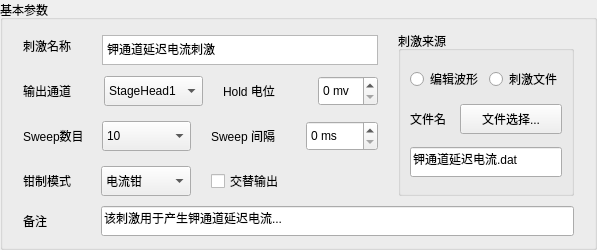
       <widget class="QGroupBox" name="groupBox_4">
        <property name="sizePolicy">
         <sizepolicy hsizetype="Preferred" vsizetype="Expanding">
          <horstretch>0</horstretch>
          <verstretch>0</verstretch>
         </sizepolicy>
        </property>
        <property name="minimumSize">
         <size>
          <width>0</width>
          <height>240</height>
         </size>
        </property>
        <property name="title">
         <string>基本参数</string>
        </property>
        <layout class="QGridLayout" name="gridLayout_9">
         <property name="leftMargin">
          <number>20</number>
         </property>
         <property name="rightMargin">
          <number>20</number>
         </property>
         <property name="verticalSpacing">
          <number>10</number>
         </property>
         <item row="0" column="0">
          <layout class="QVBoxLayout" name="verticalLayout_10">
           <property name="spacing">
            <number>10</number>
           </property>
           <item>
            <layout class="QHBoxLayout" name="horizontalLayout_11">
             <property name="spacing">
              <number>20</number>
             </property>
             <item>
              <layout class="QVBoxLayout" name="verticalLayout">
               <property name="spacing">
                <number>15</number>
               </property>
               <item>
                <layout class="QHBoxLayout" name="horizontalLayout">
                 <property name="spacing">
                  <number>4</number>
                 </property>
                 <item>
                  <widget class="QLabel" name="label">
                   <property name="sizePolicy">
                    <sizepolicy hsizetype="Fixed" vsizetype="Preferred">
                     <horstretch>0</horstretch>
                     <verstretch>0</verstretch>
                    </sizepolicy>
                   </property>
                   <property name="minimumSize">
                    <size>
                     <width>75</width>
                     <height>0</height>
                    </size>
                   </property>
                   <property name="maximumSize">
                    <size>
                     <width>75</width>
                     <height>16777215</height>
                    </size>
                   </property>
                   <property name="text">
                    <string>刺激名称</string>
                   </property>
                  </widget>
                 </item>
                 <item>
                  <widget class="QTextEdit" name="textEdit">
                   <property name="sizePolicy">
                    <sizepolicy hsizetype="Expanding" vsizetype="Fixed">
                     <horstretch>0</horstretch>
                     <verstretch>0</verstretch>
                    </sizepolicy>
                   </property>
                   <property name="minimumSize">
                    <size>
                     <width>0</width>
                     <height>30</height>
                    </size>
                   </property>
                   <property name="maximumSize">
                    <size>
                     <width>16777215</width>
                     <height>21</height>
                    </size>
                   </property>
                   <property name="html">
                    <string>&lt;!DOCTYPE HTML PUBLIC &quot;-//W3C//DTD HTML 4.0//EN&quot; &quot;http://www.w3.org/TR/REC-html40/strict.dtd&quot;&gt;
&lt;html&gt;&lt;head&gt;&lt;meta name=&quot;qrichtext&quot; content=&quot;1&quot; /&gt;&lt;meta charset=&quot;utf-8&quot; /&gt;&lt;style type=&quot;text/css&quot;&gt;
p, li { white-space: pre-wrap; }
hr { height: 1px; border-width: 0; }
li.unchecked::marker { content: &quot;\2610&quot;; }
li.checked::marker { content: &quot;\2612&quot;; }
&lt;/style&gt;&lt;/head&gt;&lt;body style=&quot; font-family:'Microsoft YaHei UI'; font-size:9pt; font-weight:400; font-style:normal;&quot;&gt;
&lt;p style=&quot; margin-top:0px; margin-bottom:0px; margin-left:0px; margin-right:0px; -qt-block-indent:0; text-indent:0px;&quot;&gt;钾通道延迟电流刺激&lt;/p&gt;&lt;/body&gt;&lt;/html&gt;</string>
                   </property>
                  </widget>
                 </item>
                </layout>
               </item>
               <item>
                <layout class="QHBoxLayout" name="horizontalLayout_5">
                 <property name="spacing">
                  <number>20</number>
                 </property>
                 <item>
                  <layout class="QHBoxLayout" name="horizontalLayout_2">
                   <property name="spacing">
                    <number>6</number>
                   </property>
                   <item>
                    <widget class="QLabel" name="label_3">
                     <property name="sizePolicy">
                      <sizepolicy hsizetype="Fixed" vsizetype="Preferred">
                       <horstretch>0</horstretch>
                       <verstretch>0</verstretch>
                      </sizepolicy>
                     </property>
                     <property name="minimumSize">
                      <size>
                       <width>75</width>
                       <height>0</height>
                      </size>
                     </property>
                     <property name="maximumSize">
                      <size>
                       <width>75</width>
                       <height>16777215</height>
                      </size>
                     </property>
                     <property name="text">
                      <string>输出通道</string>
                     </property>
                    </widget>
                   </item>
                   <item>
                    <widget class="QComboBox" name="comboBox">
                     <property name="minimumSize">
                      <size>
                       <width>0</width>
                       <height>30</height>
                      </size>
                     </property>
                     <item>
                      <property name="text">
                       <string>StageHead1</string>
                      </property>
                     </item>
                    </widget>
                   </item>
                  </layout>
                 </item>
                 <item>
                  <layout class="QHBoxLayout" name="horizontalLayout_3">
                   <item>
                    <widget class="QLabel" name="HoldLabel">
                     <property name="sizePolicy">
                      <sizepolicy hsizetype="Fixed" vsizetype="Preferred">
                       <horstretch>0</horstretch>
                       <verstretch>0</verstretch>
                      </sizepolicy>
                     </property>
                     <property name="minimumSize">
                      <size>
                       <width>75</width>
                       <height>0</height>
                      </size>
                     </property>
                     <property name="maximumSize">
                      <size>
                       <width>75</width>
                       <height>16777215</height>
                      </size>
                     </property>
                     <property name="text">
                      <string>Hold 电位</string>
                     </property>
                    </widget>
                   </item>
                   <item>
                    <widget class="QSpinBox" name="spinBox">
                     <property name="minimumSize">
                      <size>
                       <width>0</width>
                       <height>30</height>
                      </size>
                     </property>
                     <property name="suffix">
                      <string> mv</string>
                     </property>
                    </widget>
                   </item>
                  </layout>
                 </item>
                </layout>
               </item>
               <item>
                <layout class="QHBoxLayout" name="horizontalLayout_7">
                 <property name="spacing">
                  <number>20</number>
                 </property>
                 <item>
                  <layout class="QHBoxLayout" name="horizontalLayout_8">
                   <property name="spacing">
                    <number>4</number>
                   </property>
                   <item>
                    <widget class="QLabel" name="label_4">
                     <property name="sizePolicy">
                      <sizepolicy hsizetype="Fixed" vsizetype="Preferred">
                       <horstretch>0</horstretch>
                       <verstretch>0</verstretch>
                      </sizepolicy>
                     </property>
                     <property name="minimumSize">
                      <size>
                       <width>75</width>
                       <height>0</height>
                      </size>
                     </property>
                     <property name="maximumSize">
                      <size>
                       <width>75</width>
                       <height>16777215</height>
                      </size>
                     </property>
                     <property name="text">
                      <string>Sweep数目</string>
                     </property>
                    </widget>
                   </item>
                   <item>
                    <widget class="QComboBox" name="comboBox_2">
                     <property name="minimumSize">
                      <size>
                       <width>0</width>
                       <height>30</height>
                      </size>
                     </property>
                     <item>
                      <property name="text">
                       <string>10</string>
                      </property>
                     </item>
                    </widget>
                   </item>
                  </layout>
                 </item>
                 <item>
                  <layout class="QHBoxLayout" name="horizontalLayout_9">
                   <item>
                    <widget class="QLabel" name="HoldLabel_2">
                     <property name="sizePolicy">
                      <sizepolicy hsizetype="Fixed" vsizetype="Preferred">
                       <horstretch>0</horstretch>
                       <verstretch>0</verstretch>
                      </sizepolicy>
                     </property>
                     <property name="minimumSize">
                      <size>
                       <width>75</width>
                       <height>0</height>
                      </size>
                     </property>
                     <property name="maximumSize">
                      <size>
                       <width>75</width>
                       <height>16777215</height>
                      </size>
                     </property>
                     <property name="text">
                      <string>Sweep 间隔</string>
                     </property>
                    </widget>
                   </item>
                   <item>
                    <widget class="QSpinBox" name="spinBox_2">
                     <property name="minimumSize">
                      <size>
                       <width>0</width>
                       <height>30</height>
                      </size>
                     </property>
                     <property name="suffix">
                      <string> ms</string>
                     </property>
                    </widget>
                   </item>
                  </layout>
                 </item>
                </layout>
               </item>
               <item>
                <layout class="QHBoxLayout" name="horizontalLayout_10">
                 <property name="spacing">
                  <number>20</number>
                 </property>
                 <item>
                  <layout class="QHBoxLayout" name="horizontalLayout_16">
                   <property name="spacing">
                    <number>8</number>
                   </property>
                   <item>
                    <widget class="QLabel" name="label_5">
                     <property name="sizePolicy">
                      <sizepolicy hsizetype="Fixed" vsizetype="Preferred">
                       <horstretch>0</horstretch>
                       <verstretch>0</verstretch>
                      </sizepolicy>
                     </property>
                     <property name="minimumSize">
                      <size>
                       <width>70</width>
                       <height>0</height>
                      </size>
                     </property>
                     <property name="maximumSize">
                      <size>
                       <width>70</width>
                       <height>16777215</height>
                      </size>
                     </property>
                     <property name="text">
                      <string>钳制模式</string>
                     </property>
                    </widget>
                   </item>
                   <item>
                    <widget class="QComboBox" name="comboBox_3">
                     <property name="minimumSize">
                      <size>
                       <width>0</width>
                       <height>30</height>
                      </size>
                     </property>
                     <item>
                      <property name="text">
                       <string>电流钳</string>
                      </property>
                     </item>
                    </widget>
                   </item>
                  </layout>
                 </item>
                 <item>
                  <widget class="QCheckBox" name="checkBox">
                   <property name="minimumSize">
                    <size>
                     <width>0</width>
                     <height>30</height>
                    </size>
                   </property>
                   <property name="text">
                    <string>交替输出</string>
                   </property>
                  </widget>
                 </item>
                </layout>
               </item>
              </layout>
             </item>
             <item>
              <widget class="QGroupBox" name="groupBox_5">
               <property name="title">
                <string>刺激来源</string>
               </property>
               <layout class="QGridLayout" name="gridLayout_11">
                <item row="0" column="0" colspan="2">
                 <widget class="QRadioButton" name="radioButton">
                  <property name="text">
                   <string>编辑波形</string>
                  </property>
                 </widget>
                </item>
                <item row="0" column="2">
                 <widget class="QRadioButton" name="radioButton_2">
                  <property name="text">
                   <string>刺激文件</string>
                  </property>
                 </widget>
                </item>
                <item row="1" column="0">
                 <widget class="QLabel" name="label_6">
                  <property name="sizePolicy">
                   <sizepolicy hsizetype="Fixed" vsizetype="Preferred">
                    <horstretch>0</horstretch>
                    <verstretch>0</verstretch>
                   </sizepolicy>
                  </property>
                  <property name="minimumSize">
                   <size>
                    <width>44</width>
                    <height>0</height>
                   </size>
                  </property>
                  <property name="maximumSize">
                   <size>
                    <width>44</width>
                    <height>16777215</height>
                   </size>
                  </property>
                  <property name="text">
                   <string>文件名</string>
                  </property>
                 </widget>
                </item>
                <item row="1" column="1" colspan="2">
                 <widget class="QPushButton" name="fileSelBtn">
                  <property name="minimumSize">
                   <size>
                    <width>0</width>
                    <height>30</height>
                   </size>
                  </property>
                  <property name="text">
                   <string>文件选择...</string>
                  </property>
                 </widget>
                </item>
                <item row="2" column="0" colspan="3">
                 <widget class="QLineEdit" name="lineEdit_2">
                  <property name="minimumSize">
                   <size>
                    <width>0</width>
                    <height>30</height>
                   </size>
                  </property>
                  <property name="text">
                   <string>钾通道延迟电流.dat</string>
                  </property>
                 </widget>
                </item>
               </layout>
              </widget>
             </item>
            </layout>
           </item>
           <item>
            <layout class="QHBoxLayout" name="horizontalLayout_18">
             <property name="spacing">
              <number>8</number>
             </property>
             <item>
              <widget class="QLabel" name="label_16">
               <property name="sizePolicy">
                <sizepolicy hsizetype="Fixed" vsizetype="Preferred">
                 <horstretch>0</horstretch>
                 <verstretch>0</verstretch>
                </sizepolicy>
               </property>
               <property name="minimumSize">
                <size>
                 <width>70</width>
                 <height>0</height>
                </size>
               </property>
               <property name="maximumSize">
                <size>
                 <width>70</width>
                 <height>16777215</height>
                </size>
               </property>
               <property name="text">
                <string>备注</string>
               </property>
              </widget>
             </item>
             <item>
              <widget class="QLineEdit" name="lineEdit">
               <property name="minimumSize">
                <size>
                 <width>0</width>
                 <height>30</height>
                </size>
               </property>
               <property name="text">
                <string>该刺激用于产生钾通道延迟电流...</string>
               </property>
              </widget>
             </item>
            </layout>
           </item>
          </layout>
         </item>
        </layout>
       </widget>
